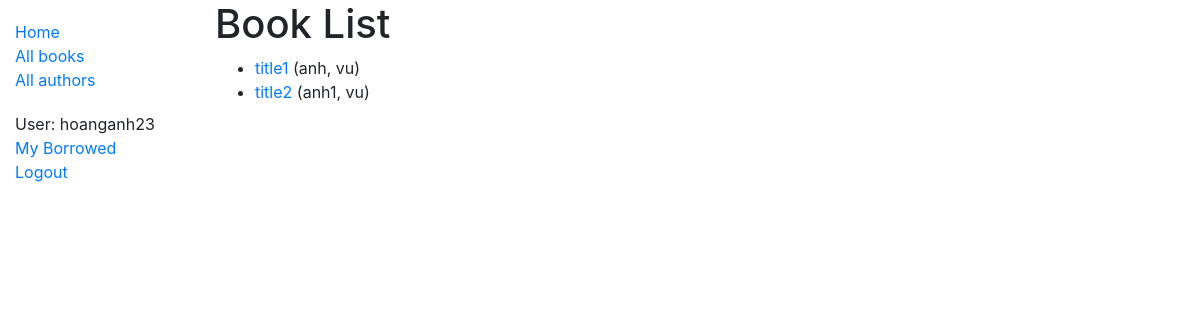
The app's page /en-us/catalog/books/ (signed in) with its own data.
### catalog/models.py (models this page shows, shortened)
class Book(models.Model):
    title = models.CharField(max_length=200)
    author = models.ForeignKey('Author', on_delete=models.SET_NULL, null=True)
    summary = models.TextField(max_length=1000, help_text='Enter a brief description of the book')
    isbn = models.CharField('ISBN', max_length=13, unique=True, help_text='13 Character <a href="https://www.isbn-international.org/content/what-isbn">ISBN number</a>')
    genre = models.ManyToManyField(Genre, help_text='Select a genre for this book')
    def get_absolute_url(self):
        return reverse('book-detail', args=[str(self.id)])
    def display_genre(self):
        """Create a string for the Genre. This is required to display genre in Admin."""
        return ', '.join(genre.name for genre in self.genre.all()[:3])
    display_genre.short_description = 'Genre'

class Author(models.Model):
    first_name = models.CharField(max_length=100)
    last_name = models.CharField(max_length=100)
    date_of_birth = models.DateField(null=True, blank=True)
    date_of_death = models.DateField('Died', null=True, blank=True)
    class Meta:
        ordering = ['last_name', 'first_name']
    def __str__(self):
        return f'{self.last_name}, {self.first_name}'

### catalog/views.py (the view)
# urls.py: path('books/', views.BookListView.as_view(), name="books"),
class BookListView(generic.ListView):
    model = Book
    paginate_by = 2

### catalog/templates/catalog/book_list.html
{% extends "base_generic.html" %}
{% load i18n %}
{% block content %}
  <h1>{% translate "Book List" %}</h1>
  {% if book_list %}
  <ul>
    {% for book in book_list %}
      <li>
        <a href="{{ book.get_absolute_url }}">{{ book.title }}</a> ({{book.author}})
      </li>
    {% endfor %}
  </ul>
  {% else %}
    <p>{% translate "There are no books in the library." %}</p>
  {% endif %}
{% endblock %}

### catalog/templates/base_generic.html (shortened to what this page needs)
{% load i18n %}
<!DOCTYPE html>
<html lang="en">
<head>
  <link rel="stylesheet" href="https://cdn.jsdelivr.net/npm/bootstrap@4.5.3/dist/css/bootstrap.min.css">
  {% load static %}
  <link rel="stylesheet" href="{% static 'css/styles.css' %}">
</head>
<body>
  <div class="container-fluid">
    <div class="row">
      <div class="col-sm-2">
      {% block sidebar %}
        <ul class="sidebar-nav">
          <li><a href="{% url 'index' %}">{% translate "Home" %}</a></li>
          <li><a href="{% url 'books' %}">{% translate "All books" %}</a></li>
          <li><a href="{% url 'authors' %}">{% translate "All authors" %}</a></li>
        </ul>
        <ul class="sidebar-nav">
          {% if user.is_authenticated %}
            <li>{% translate "User" %}: {{ user.get_username }}</li>
            <li><a href="{% url 'my-borrowed' %}">{% translate "My Borrowed" %}</a></li>
            <li><a href="{% url 'logout'%}?next={{request.path}}">{% translate "Logout" %}</a></li>
          {% else %}
            <li><a href="{% url 'login'%}?next={{request.path}}">{% translate "Login" %}</a></li>
          {% endif %}
        </ul>
     {% endblock %}
      </div>
      <div class="col-sm-10 ">
        {% block content %}{% endblock %}
      </div>
    </div>
  </div>
</body>
</html>

### catalog/static/css/styles.css (style rules this page uses)
.sidebar-nav { margin-top: 20px; padding: 0; list-style: none; }

### records on screen
Book: title "title1", author "anh, vu"
Book: title "title2", author "anh1, vu"

### other values on screen
{{ user.get_username }} "hoanganh23"
